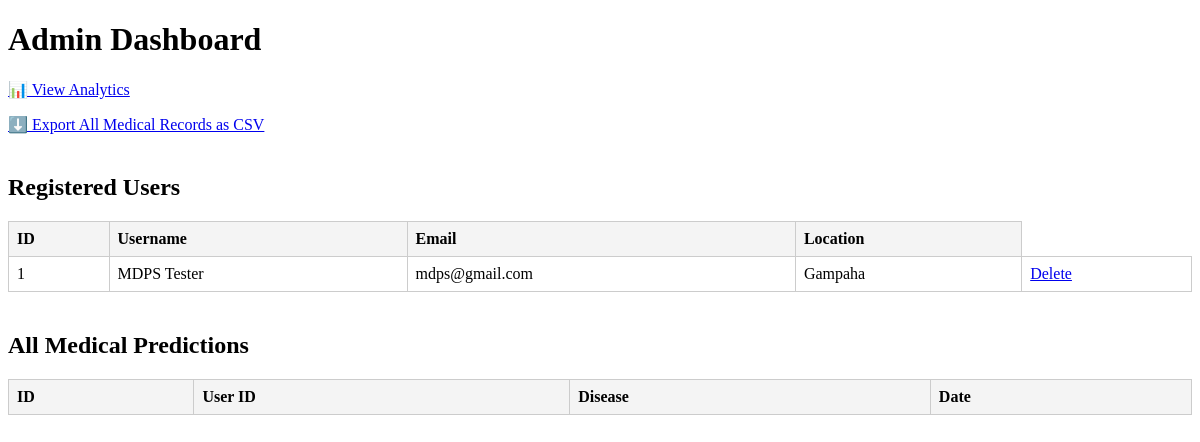
/admin-dashboard (signed in), run on an earlier commit of the app's database.
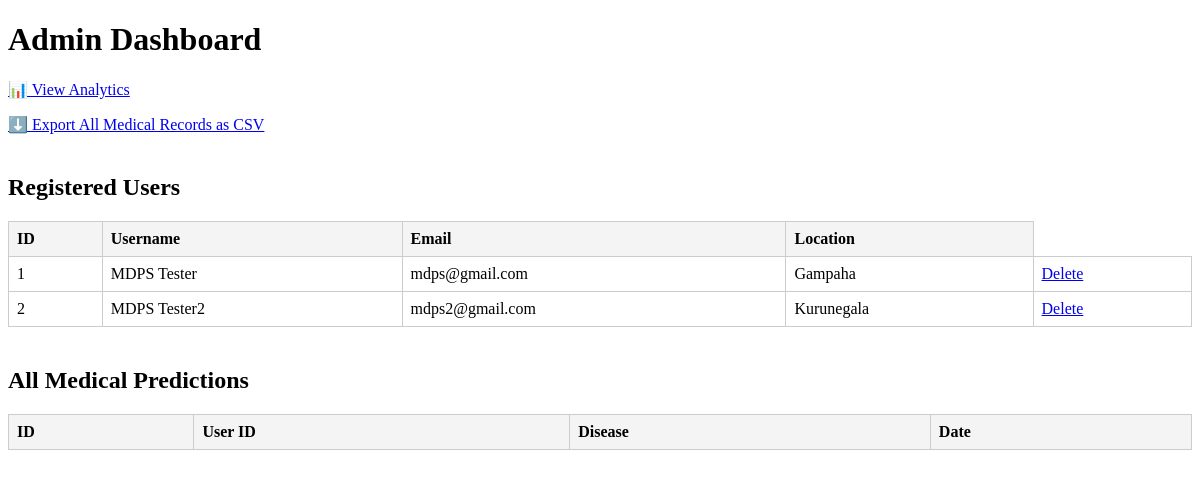
And on a later commit of the database.
### app.py (models this page shows, shortened)
class User(db.Model):
    id = db.Column(db.Integer, primary_key=True)
    username = db.Column(db.String(100), unique=True, nullable=False)
    email = db.Column(db.String(100), unique=True, nullable=False)
    password_hash = db.Column(db.String(128), nullable=False)
    location = db.Column(db.String(100), nullable=True)
    age = db.Column(db.Integer, nullable=True)
    gender = db.Column(db.String(10), nullable=True)

### app.py (the view)
@app.route('/admin-dashboard')
def admin_dashboard():
    if not session.get('is_admin'):
        return redirect(url_for('admin_login'))
    users = User.query.all()
    records = MedicalHistory.query.order_by(MedicalHistory.date.desc()).all()
    return render_template('admin_dashboard.html', users=users, records=records)

### templates/admin_dashboard.html (shortened to what this page needs)
<!DOCTYPE html>
<html>
<head>
</head>
<body>
  <h1>Admin Dashboard</h1>
  <p><a href="/admin/stats">📊 View Analytics</a></p>
  <p><a href="/admin/export-csv">⬇️ Export All Medical Records as CSV</a></p>
  <h2>Registered Users</h2>
  <table>
    <tr><th>ID</th><th>Username</th><th>Email</th><th>Location</th></tr>
    {% for user in users %}
    <tr>
      <td>{{ user.id }}</td>
      <td>{{ user.username }}</td>
      <td>{{ user.email }}</td>
      <td>{{ user.location or 'N/A' }}</td>
      <td>
        <a href="/admin/delete-user/{{ user.id }}" onclick="return confirm('Delete user {{ user.username }}?')">Delete</a>
      </td>
    </tr>
    {% endfor %}
  </table>
  <h2>All Medical Predictions</h2>
  <table>
    <tr><th>ID</th><th>User ID</th><th>Disease</th><th>Date</th></tr>
  </table>
</body>
</html>

### templates/admin_dashboard.html (style rules this page uses)
table { width: 100%; border-collapse: collapse; margin-top: 20px; }
th, td { border: 1px solid #ccc; padding: 8px; text-align: left; }
th { background-color: #f4f4f4; }
h2 { margin-top: 40px; }

What changed in the data, as far as the page shows it:
added User: id "2", username "MDPS Tester2", email "mdps2@gmail.com", location "Kurunegala"
